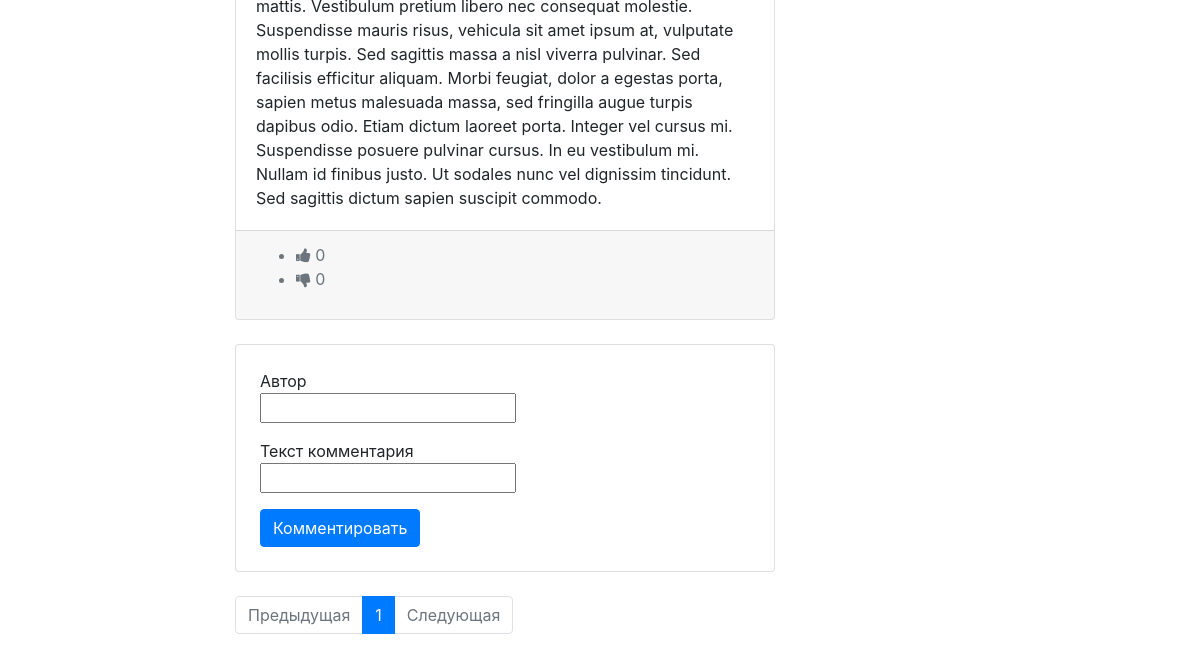
/kanobu/material/1/ (lower part), run on an earlier commit of the app's database.
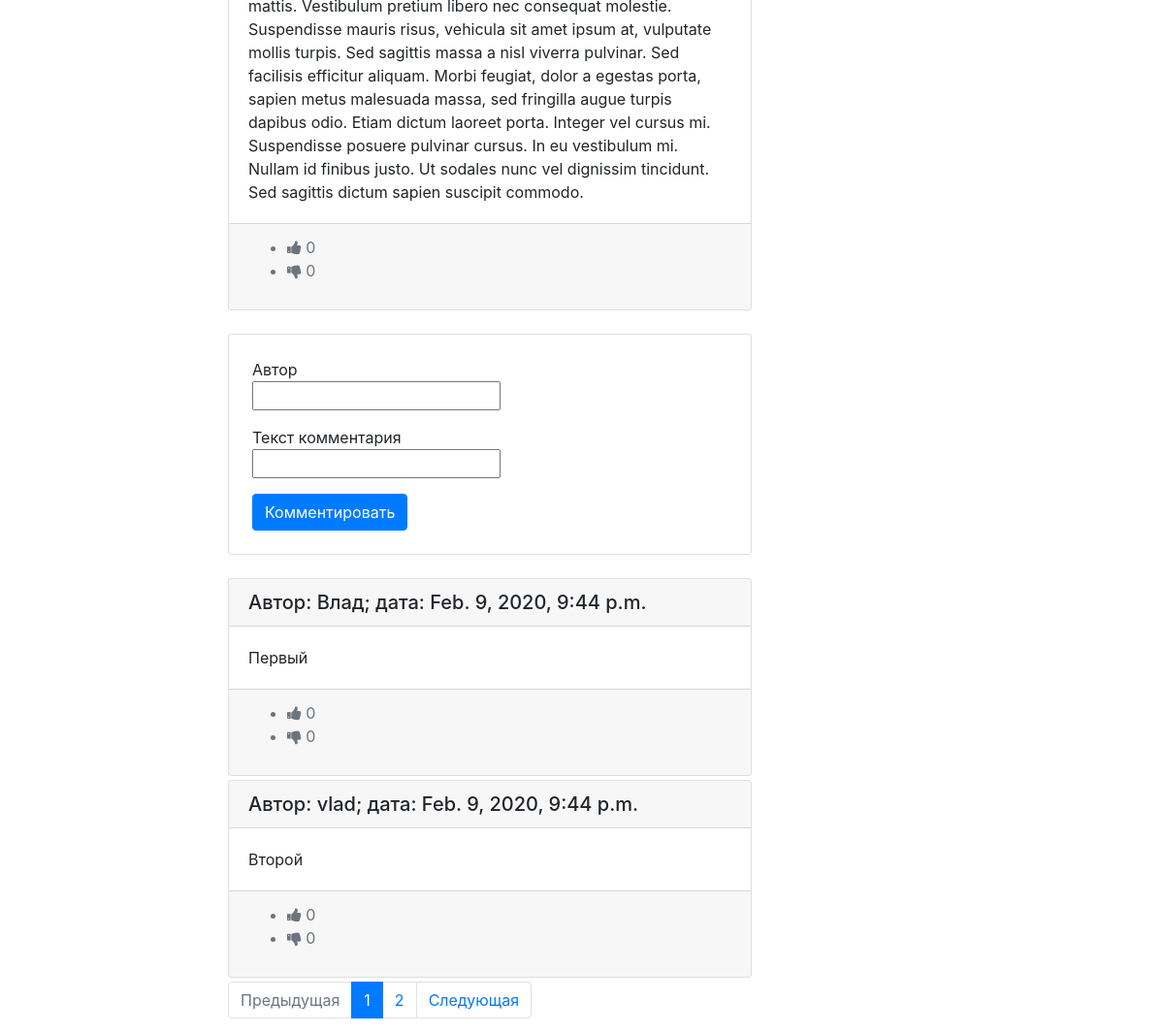
And on a later commit of the database.
### materials/models.py (models this page shows, shortened)
class Material(models.Model):
    TYPES = [("Новость", "Новость"), ("Статья", "Статья")]
    title = models.CharField(max_length=150, db_index=True, verbose_name="Заголовок")
    material_type = models.CharField(
        max_length=7, choices=TYPES, verbose_name="Тип материала"
    )
    body = models.TextField(blank=True, db_index=True, verbose_name="Текст новости")
    date_create = models.DateTimeField(auto_now_add=True, verbose_name="Дата создания")
    date_pub = models.DateTimeField(auto_now=True, verbose_name="Дата публикации")
    author = models.CharField(max_length=20, db_index=True, verbose_name="Автор")
    votes = GenericRelation(LikeDislike, related_query_name="материалы")
    class Meta:
        ordering = ["-date_pub"]

class Comment(models.Model):
    material = models.ForeignKey(
        Material, verbose_name="Материал", on_delete=models.CASCADE
    )
    author = models.CharField(max_length=20, db_index=True, verbose_name="Автор")
    body = models.CharField(
        max_length=300, db_index=True, verbose_name="Текст комментария"
    )
    date_create = models.DateTimeField(auto_now_add=True, verbose_name="Дата создания")
    votes = GenericRelation(LikeDislike, related_query_name="комментарии")
    class Meta:
        ordering = ["date_create"]

### materials/views.py (the view)
# urls.py: path("material/<int:pk>/", material_detail, name="material_detail_url"),
def material_detail(request, pk):
    material = get_object_or_404(Material, pk=pk)
    comments = material.comment_set.all()
    paginator = Paginator(comments, 2)
    page_number = request.GET.get("page", 1)
    page = paginator.get_page(page_number)
    form = CommentForm()
    is_paginated = page.has_other_pages()
    if page.has_previous():
        prev_url = "?page={}".format(page.previous_page_number())
    else:
        prev_url = ""
    if page.has_next():
        next_url = "?page={}".format(page.next_page_number())
    else:
        next_url = ""
    context = {
        "material": material,
        "page_object": page,
        "form": form,
        "is_paginated": is_paginated,
        "prev_url": prev_url,
        "next_url": next_url,
    }
    return render(request, "materials/material_detail.html", context=context,)

### materials/forms.py
class CommentForm(forms.ModelForm):
    class Meta:
        model = Comment
        fields = ["author", "body"]
    widgets = {
        "author": forms.TextInput(attrs={"class": "form-control"}),
        "body": forms.Textarea(attrs={"class": "form-control"}),
    }

### votes/managers.py (called while the page is built)
    def likes(self):
        return self.get_queryset().filter(vote__gt=0)

    def dislikes(self):
        return self.get_queryset().filter(vote__lt=0)

### materials/templates/materials/material_detail.html (shortened to what this page needs)
{% extends 'materials/base.html' %}
{% block content %}
    <div class="card mb-4">
        <div class="card-body">
            <p class="card-text">{{ material.body }}</p>
        </div>
        <div class="card-footer text-muted">
            <ul>
                <li data-id="{{ material.pk }}" data-type="article" data-action="like" title="Нравится">
                    <span class="fa fa-thumbs-up"></span>
                    <span data-count="like">{{ material.votes.likes.count }}</span>
                </li>
                <li data-id="{{ material.pk }}" data-type="article" data-action="dislike" title="Не нравится">
                    <span class="fa fa-thumbs-down"></span>
                    <span data-count="dislike">{{ material.votes.dislikes.count }}</span>
                </li>
            </ul>
        </div>
    </div>
    <div class="card mb-4">
        <form class="m-4" action="{% url 'comment_add_url' pk=material.pk %}"method="post">
                {% for field in form %}
                    <div class="form-group">
                        {{ field.label }}
                        <br>
                        {{ field }}
                    </div>
                {% endfor%}
                <button type="submit" name="button" class="btn btn-primary">Комментировать</button>
        </form>
    </div>
    {% for comment in page_object.object_list %}
    <div class="card mb-1">
        <h5 class="card-header">Автор: {{ comment.author }}; дата: {{ comment.date_create }}</h5>
        <div class="card-body">
          <p class="card-text">{{ comment.body }}</p>
        </div>
        <div class="card-footer text-muted">
            <ul>
                <li data-id="{{ comment.pk }}" data-type="article" data-action="like" title="Нравится">
                    <span class="fa fa-thumbs-up"></span>
                    <span data-count="like">{{ comment.votes.likes.count }}</span>
                </li>
                <li data-id="{{ material.pk }}" data-type="article" data-action="dislike" title="Не нравится">
                    <span class="fa fa-thumbs-down"></span>
                    <span data-count="dislike">{{ comment.votes.dislikes.count }}</span>
                </li>
            </ul>
        </div>
    </div>
    {% endfor %}
{% endblock %}

### materials/templates/materials/base.html (shortened to what this page needs)
<!DOCTYPE html>
<html lang="en">
<head>
    <link rel="stylesheet" href="https://stackpath.bootstrapcdn.com/bootstrap/4.4.1/css/bootstrap.min.css">
    <link href="https://stackpath.bootstrapcdn.com/font-awesome/4.7.0/css/font-awesome.min.css" rel="stylesheet">
</head>
<body>
    <div class="container mt-5">
        <div class="row">
            <div class="col-6 offset-md-2">
                {% block content %}{% endblock %}
                <nav aria-label="...">
                  <ul class="pagination">
                    <li class="page-item {% if not prev_url %} disabled {% endif %}">
                      <a class="page-link" href="{{ prev_url }}" tabindex="-1">Предыдущая</a>
                    </li>
                    {% for n in page_object.paginator.page_range %}
                      {% if page_object.number == n %}
                          <li class="page-item active" aria-current="page">
                            <a class="page-link" href="?page={{ n }}">{{ n }}<span class="sr-only">(current)</span></a>
                          </li>
                      {% elif n > page_object.number|add:-3 and n < page_object.number|add:3 %}
                        <li class="page-item"><a class="page-link" href="?page={{ n }}">{{ n }}</a></li>
                      {% endif %}
                    {% endfor %}
                    <li class="page-item {% if not next_url %} disabled {% endif %}">
                      <a class="page-link" href="{{ next_url }}" tabindex="-1">Следующая</a>
                    </li>
                  </ul>
                </nav>
            </div>
        </div>
    </div>
</body>
</html>

What changed in the data, as far as the page shows it:
added Comment: author "Влад", date_create "Feb. 9, 2020, 9:44 p.m.", body "Первый", votes.likes.count "0", votes.dislikes.count "0"
added Comment: author "vlad", date_create "Feb. 9, 2020, 9:44 p.m.", body "Второй", votes.likes.count "0", votes.dislikes.count "0"
Also different on the page:
new list line: "2"
